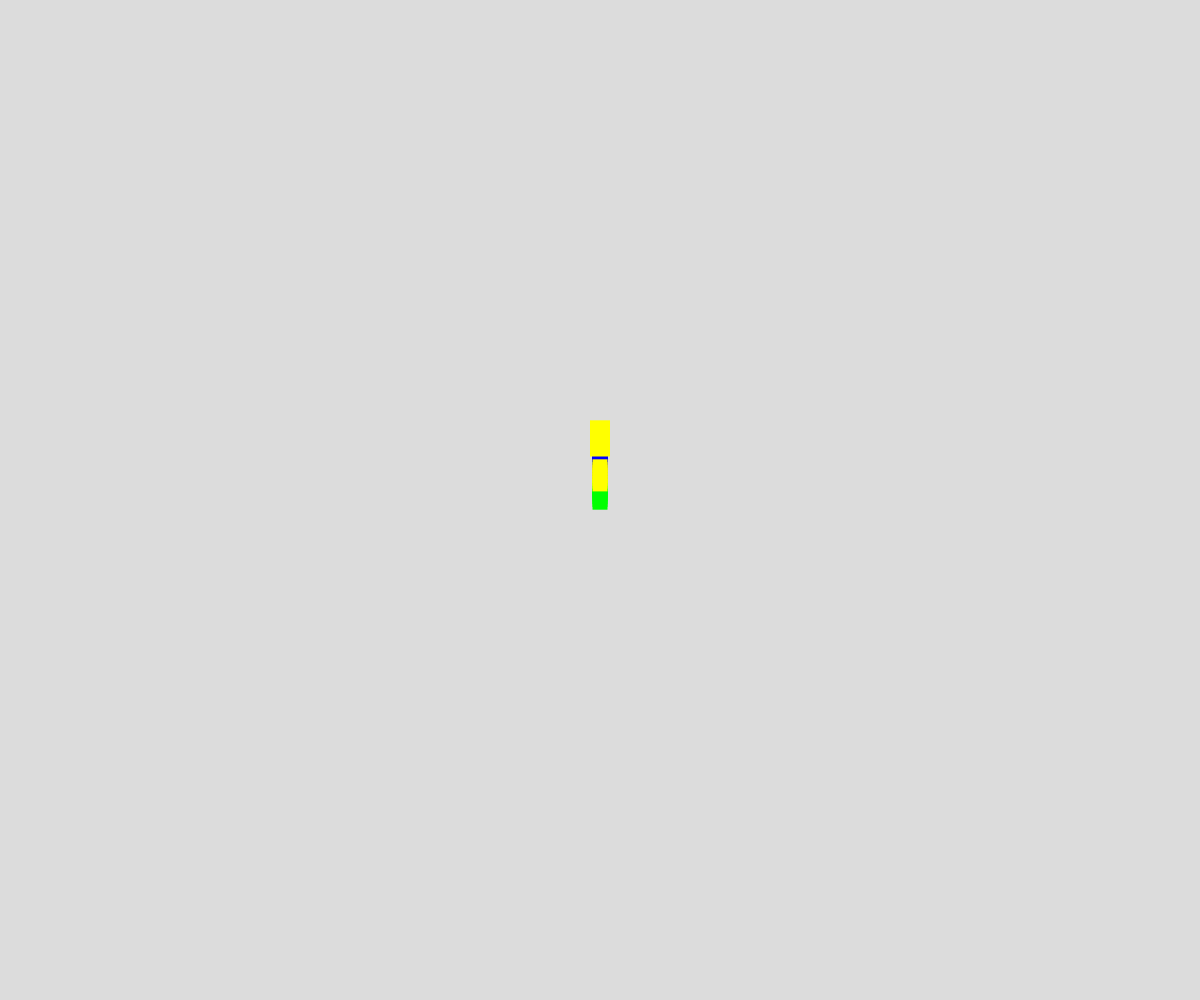
Frame 1 (no input)
Frame 60 (no input): identical to frame 1, image omitted
Frame 120 (the mouse pressed at the canvas centre since frame 60): identical to frame 1, image omitted

The p5.js sketch that drew this single still picture (run headless with seeded random() and noise() and a simulated clock; from frame 60 on, the mouse is pressed at the canvas centre):

// p5.js sketch
// ── sketch.js
var p;
var l = 25;

function setup() {
  createCanvas(windowWidth, windowHeight);
  p = new player();
}

function draw() {
  background(220);
  frameRate(60);
  for (var i = 1; i < l; i++) {
    renderPlayer(i);
  }
}

function player() { 
  this.pos = createVector(width / 2, height / 2);
  this.size = createVector(15, 12.5);
  this.dir = 0;
  this.y_R = 10;
  this.y_L = -10;
  this.x = 0;
  this.ad = 0;
  this.mode = 1;
  this.k = false;
  
  this.render = function(i) {
      fill(150);
      strokeWeight(0);
      if (i > l / 1.3) {
        //Head
          push();
            translate(this.pos.x, this.pos.y - (i * 10) / (l / 7));
            rotate(-this.dir);
            fill(255, 255, 0);
            rect(-this.size.x / 1.5, -this.size.y, this.size.x / 0.75, this.size.y * 2);
          pop();
        }
        if (i > l / 2.2 && i < l / 1.3) {
            //Torso
            push();
              translate(this.pos.x, this.pos.y - (i * 10) / (l / 7));
              rotate(-this.dir);
              fill(0, 0, 255)
              rect(-this.size.x / 2, -this.size.y, this.size.x, this.size.y * 2);
            pop();
              //Arm Right
            push();
              translate(this.pos.x - (this.x * (i / (l / 7))) + this.x * 5, this.pos.y + (this.y_L * (i / (l / 7))) - this.y_L * 5 - 50);
              rotate(-this.dir);
              fill(255, 255, 0);
              rect(-this.size.x / 2, -this.size.y / 2 - this.size.x * 1.25, this.size.x, this.size.y);
          pop();
            //Arm Left
          push();
              translate(this.pos.x + (this.x * (i / (l / 7))) - this.x * 5, this.pos.y - (this.y_R * (i / (l / 7))) + this.y_R * 5 - 50);
              rotate(-this.dir);
              fill(255, 255, 0);
              rect(-this.size.x / 2, -this.size.y / 2 + this.size.x * 1.25, this.size.x, this.size.y);
          pop();
      } if (i < l / 2.2) {
        //Leg Left
        push();
            translate(this.pos.x - (this.x * (i / (l / 7))) + this.x * 3, this.pos.y + (this.y_L * (i / (l / 7))) - this.y_L * 3 - 30);
            rotate(-this.dir);
            fill(0, 255, 0);
            rect(-this.size.x / 2, -this.size.y / 2 + this.size.y / 2, this.size.x, this.size.y);
        pop();
        //Leg Left
        push();
            translate(this.pos.x + (this.x * (i / (l / 7))) - this.x * 3, this.pos.y - (this.y_R * (i / (l / 7))) + this.y_R * 3 - 30);
            rotate(-this.dir);
            fill(0, 255, 0);
            rect(-this.size.x / 2, -this.size.y / 2 - this.size.y / 2, this.size.x, this.size.y);
        pop();
    }
  }
  
  this.keys = function() {
    if (keyIsDown(LEFT_ARROW) || keyIsDown(RIGHT_ARROW) || keyIsDown(UP_ARROW)) {
      this.k = true;
    } else {
      this.k = false;
    }
    if (keyIsDown(UP_ARROW)) {
      this.pos.x += 0.25 * cos(-this.dir - PI);
      this.pos.y += 0.25 * sin(-this.dir - PI);
    }
    if (keyIsDown(LEFT_ARROW)) {
      this.dir += 0.005;
    }
    if (keyIsDown(RIGHT_ARROW)) {
      this.dir -= 0.005;
    }
  }
  
  this.update = function() {
    if (this.ad >= 10) {
      this.mode = -1;
    }
    if (this.ad <= -10) {
      this.mode = 1;
    }
    if (this.k) {
      this.y_R = this.ad * sin(this.dir) + 8;
      this.y_L = this.ad * sin(-this.dir - PI) - 8;
      this.x = this.ad * cos(this.dir);
      this.ad += this.mode / 25;
    } else {
      this.ad = 0;
      this.y_R = 10;
      this.y_L = -10;
      this.mode = 1;
      this.x = 0;
    }
  }
}

function renderPlayer(i) {
  p.render(i);
  p.update();
  p.keys();
}

function mousePressed() {
  console.log(frameRate());
}
